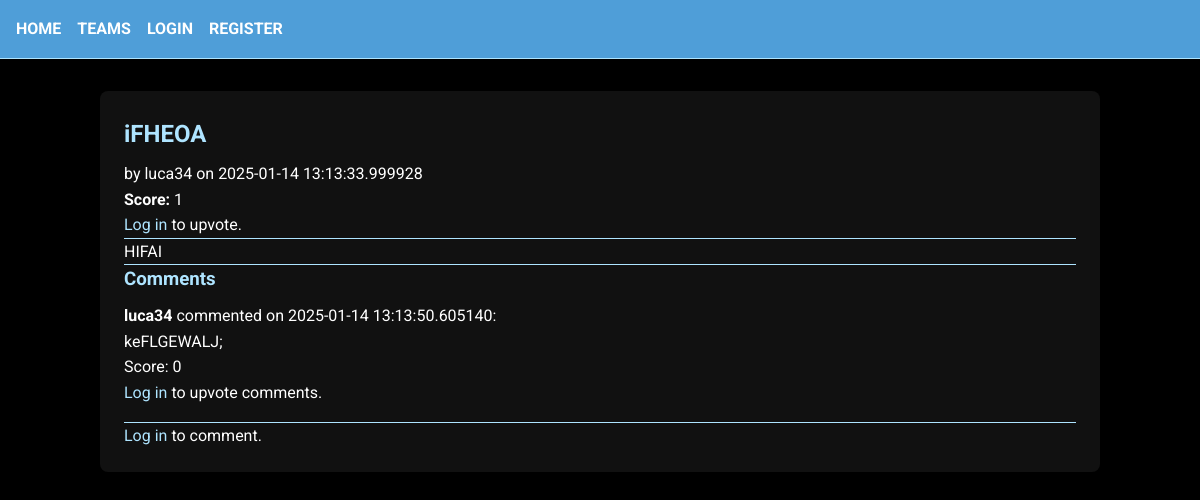
The app's page /teams/1/post/4 with its own data.
### football_forum/app/models.py (models this page shows)
class Post(db.Model):
    __tablename__ = 'posts'
    id = db.Column(db.Integer, primary_key=True)
    title = db.Column(db.String(200), nullable=False)
    content = db.Column(db.Text, nullable=False)
    timestamp = db.Column(db.DateTime, default=datetime.utcnow)
    user_id = db.Column(db.Integer, db.ForeignKey('users.id'), nullable=False)
    team_id = db.Column(db.Integer, db.ForeignKey('teams.id'), nullable=False)
    comments = db.relationship('Comment', backref='post', lazy=True, cascade='all, delete-orphan')
    votes = db.relationship('PostVote', backref='post', lazy=True, cascade='all, delete-orphan')
    @property
    def vote_score(self):
        return sum(v.value for v in self.votes)

class User(db.Model, UserMixin):
    __tablename__ = 'users'
    id = db.Column(db.Integer, primary_key=True)
    username = db.Column(db.String(80), unique=True, nullable=False)
    email = db.Column(db.String(120), unique=True, nullable=True)
    password = db.Column(db.String(200), nullable=False)
    posts = db.relationship('Post', backref='author', lazy=True)
    comments = db.relationship('Comment', backref='author', lazy=True)

class PostVote(db.Model):
    __tablename__ = 'post_votes'
    id = db.Column(db.Integer, primary_key=True)
    value = db.Column(db.Integer, default=1)
    user_id = db.Column(db.Integer, db.ForeignKey('users.id'), nullable=False)
    post_id = db.Column(db.Integer, db.ForeignKey('posts.id'), nullable=False)

class Comment(db.Model):
    __tablename__ = 'comments'
    id = db.Column(db.Integer, primary_key=True)
    content = db.Column(db.Text, nullable=False)
    timestamp = db.Column(db.DateTime, default=datetime.utcnow)
    user_id = db.Column(db.Integer, db.ForeignKey('users.id'), nullable=False)
    post_id = db.Column(db.Integer, db.ForeignKey('posts.id'), nullable=False)
    votes = db.relationship('CommentVote', backref='comment', lazy=True, cascade='all, delete-orphan')
    @property
    def vote_score(self):
        return sum(v.value for v in self.votes)

### football_forum/app/forum.py (the view, shortened to what this page needs)
@forum.route('/<int:team_id>/post/<int:post_id>', methods=['GET', 'POST'])
def post_detail(team_id, post_id):
    team = Team.query.get_or_404(team_id)
    post = Post.query.get_or_404(post_id)
    if post.team_id != team.id:
        flash('This post does not belong to that team.', 'error')
        return redirect(url_for('forum.team_posts', team_id=team.id))
    comments = Comment.query.filter_by(post_id=post.id).order_by(Comment.timestamp.asc()).all()
    return render_template('post_detail.html', team=team, post=post, comments=comments)

### football_forum/app/templates/post_detail.html
{% extends "base.html" %}
{% block content %}
<h2>{{ post.title }}</h2>
<p>
  by {{ post.author.username }} on {{ post.timestamp }}<br>
  <strong>Score:</strong> {{ post.vote_score }}
</p>
{% if current_user.is_authenticated %}
  <form method="POST" action="{{ url_for('forum.upvote_post', team_id=team.id, post_id=post.id) }}">
    <button type="submit" class="upvote-btn">Upvote Post</button>
  </form>
{% else %}
  <p><a href="{{ url_for('auth.login') }}">Log in</a> to upvote.</p>
{% endif %}
<hr>
<p>{{ post.content }}</p>
<hr>
<h3>Comments</h3>
{% for comment in comments %}
  <div style="margin-bottom: 1rem;">
    <p>
      <strong>{{ comment.author.username }}</strong> commented on {{ comment.timestamp }}:
    </p>
    <p>{{ comment.content }}</p>
    <p>Score: {{ comment.vote_score }}</p>
    {% if current_user.is_authenticated %}
      <form method="POST"
            action="{{ url_for('forum.upvote_comment', team_id=team.id, post_id=post.id, comment_id=comment.id) }}">
        <button type="submit" class="upvote-btn">Upvote Comment</button>
      </form>
    {% else %}
      <p><a href="{{ url_for('auth.login') }}">Log in</a> to upvote comments.</p>
    {% endif %}
  </div>
{% else %}
  <p>No comments yet. Be the first to comment!</p>
{% endfor %}
<hr>
{% if current_user.is_authenticated %}
  <form method="POST" action="">
    <label for="comment_content">Add a Comment:</label><br>
    <textarea name="comment_content" rows="3"></textarea><br>
    <button type="submit">Post Comment</button>
  </form>
{% else %}
  <p><a href="{{ url_for('auth.login') }}">Log in</a> to comment.</p>
{% endif %}
{% endblock %}

### football_forum/app/static/css/style.css (style rules this page uses)
:root { --background-color: #000000; --primary-color: #4F9ED8; --accent-color: #AEE4FF; --text-color: #FFFFFF; --container-bg: #111111; }
* { margin: 0; padding: 0; box-sizing: border-box; }
body { font-family: 'Roboto', sans-serif; background-color: var(--background-color); color: var(--text-color); line-height: 1.6; }
a { color: var(--accent-color); text-decoration: none; }
hr { border: none; border-top: 1px solid var(--accent-color); }
h1, h2, h3, h4, h5 { color: var(--accent-color); margin-bottom: 0.5rem; }

### records on screen
Post: title "iFHEOA", timestamp "2025-01-14 13:13:33.999928", content "HIFAI"
User: author.username "luca34"
PostVote: vote_score "1"
Comment: author.username "luca34", timestamp "2025-01-14 13:13:50.605140", content "keFLGEWALJ;", vote_score "0"
